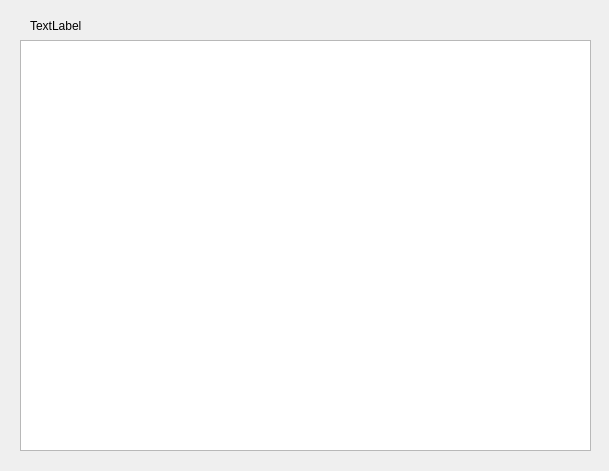
<?xml version="1.0" encoding="UTF-8"?>
<ui version="4.0">
 <class>show_infos_page</class>
 <widget class="QDialog" name="show_infos_page">
  <property name="geometry">
   <rect>
    <x>0</x>
    <y>0</y>
    <width>609</width>
    <height>471</height>
   </rect>
  </property>
  <property name="windowTitle">
   <string>Dialog</string>
  </property>
  <widget class="QLabel" name="label">
   <property name="geometry">
    <rect>
     <x>30</x>
     <y>10</y>
     <width>271</width>
     <height>31</height>
    </rect>
   </property>
   <property name="text">
    <string>TextLabel</string>
   </property>
  </widget>
  <widget class="QListWidget" name="list">
   <property name="geometry">
    <rect>
     <x>20</x>
     <y>40</y>
     <width>571</width>
     <height>411</height>
    </rect>
   </property>
  </widget>
 </widget>
 <resources/>
 <connections/>
</ui>
